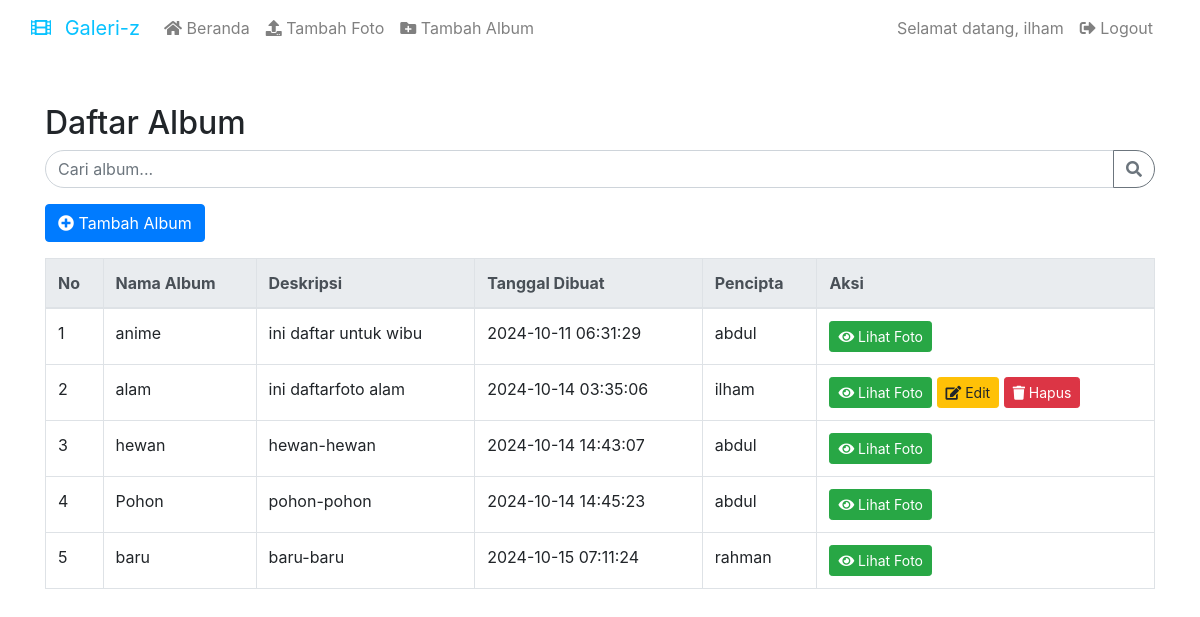
Screenshot of /pages/daftar_album.php (signed in) with the database file from the repository.
### tables this page shows
CREATE TABLE `album` (
  `album_id` int(11) NOT NULL,
  `namaalbum` varchar(255) NOT NULL,
  `deskripsi` text NOT NULL,
  `tanggaldibuat` timestamp NOT NULL DEFAULT CURRENT_TIMESTAMP,
  `user_id` int(11) NOT NULL
);

CREATE TABLE `user` (
  `user_id` int(11) NOT NULL,
  `username` varchar(255) NOT NULL,
  `password` varchar(255) NOT NULL,
  `email` varchar(255) NOT NULL,
  `namalengkap` varchar(255) NOT NULL,
  `alamat` text NOT NULL,
  `level` enum('User','Admin') NOT NULL
);

### pages/daftar_album.php (the view, shortened to what this page needs)
<?php
include('../koneksi.php');
include('header.php');
$isLoggedIn = isset($_SESSION['user_id']);
$currentUserId = $isLoggedIn ? $_SESSION['user_id'] : null;
$isAdmin = $isLoggedIn && $_SESSION['level'] === 'Admin';
$searchTerm = isset($_GET['search']) ? trim($_GET['search']) : '';
$query = "
    SELECT album.*, user.username
    FROM album
    JOIN user ON album.user_id = user.user_id
    WHERE album.namaalbum LIKE ?";
$stmt = $connection->prepare($query);
$searchTermLike = '%' . $searchTerm . '%';
$stmt->bind_param("s", $searchTermLike);
$stmt->execute();
$result = $stmt->get_result();
function shortenString($string, $length = 20) {
    return $string;
}
?>
<!DOCTYPE html>
<html lang="id">
<head>
    <link rel="stylesheet" href="https://stackpath.bootstrapcdn.com/bootstrap/4.5.2/css/bootstrap.min.css">
    <link rel="stylesheet" href="https://cdnjs.cloudflare.com/ajax/libs/font-awesome/5.15.4/css/all.min.css">
</head>
<body>
    <div class="container mt-5">
        <h2>Daftar Album</h2>
        <form method="GET" class="mb-3">
            <div class="input-group">
                <input type="text" name="search" class="form-control" placeholder="Cari album..."
                    value="<?= htmlspecialchars($searchTerm) ?>">
                <div class="input-group-append">
                    <button class="btn btn-outline-secondary" type="submit">
                        <i class="fas fa-search"></i>
                    </button>
                </div>
            </div>
        </form>
        <?php if ($isLoggedIn): ?>
            <a href="tambah_album.php" class="btn btn-primary mb-3">
                <i class="fas fa-plus-circle"></i> Tambah Album
            </a>
        <?php endif; ?>
        <table class="table table-bordered">
            <thead class="thead-light">
                <tr>
                    <th>No</th>
                    <th>Nama Album</th>
                    <th>Deskripsi</th>
                    <th>Tanggal Dibuat</th>
                    <th>Pencipta</th>
                    <th>Aksi</th>
                </tr>
            </thead>
            <tbody>
                <?php
                $no = 1;
                while ($album = $result->fetch_assoc()):
                    ?>
                    <tr>
                        <td><?= $no++ ?></td>
                        <td><?= htmlspecialchars(shortenString($album['namaalbum'], 20)) ?></td>
                        <td><?= htmlspecialchars(shortenString($album['deskripsi'], 50)) ?></td>
                        <td><?= htmlspecialchars($album['tanggaldibuat']) ?></td>
                        <td><?= htmlspecialchars($album['username']) ?></td>
                        <td>
                            <a href="daftar_foto.php?album_id=<?= $album['album_id'] ?>" class="btn btn-success btn-sm">
                                <i class="fas fa-eye"></i> Lihat Foto
                            </a>
                            <?php if ($isLoggedIn && ($currentUserId == $album['user_id'] || $isAdmin)): ?>
                                <a href="edit_album.php?id=<?= $album['album_id'] ?>" class="btn btn-warning btn-sm">
                                    <i class="fas fa-edit"></i> Edit
                                </a>
                                <a href="hapus_album.php?id=<?= $album['album_id'] ?>" class="btn btn-danger btn-sm"
                                    onclick="return confirm('Apakah Anda yakin ingin menghapus album ini?');">
                                    <i class="fas fa-trash"></i> Hapus
                                </a>
                            <?php endif; ?>
                        </td>
                    </tr>
                <?php endwhile; ?>
            </tbody>
        </table>
    </div>
</body>
</html>

### pages/daftar_album.php (style rules this page uses)
.input-group input { border-radius: 20px 0 0 20px; }
.input-group .btn { border-radius: 0 20px 20px 0; }

### rows the page displays
album: namaalbum "anime", deskripsi "ini daftar untuk wibu", tanggaldibuat "2024-10-11 06:31:29", user.username "abdul"
album: namaalbum "alam", deskripsi "ini daftarfoto alam", tanggaldibuat "2024-10-14 03:35:06", user.username "ilham"
album: namaalbum "hewan", deskripsi "hewan-hewan", tanggaldibuat "2024-10-14 14:43:07", user.username "abdul"
album: namaalbum "Pohon", deskripsi "pohon-pohon", tanggaldibuat "2024-10-14 14:45:23", user.username "abdul"
album: namaalbum "baru", deskripsi "baru-baru", tanggaldibuat "2024-10-15 07:11:24", user.username "rahman"

### other values shown
$username "ilham"
